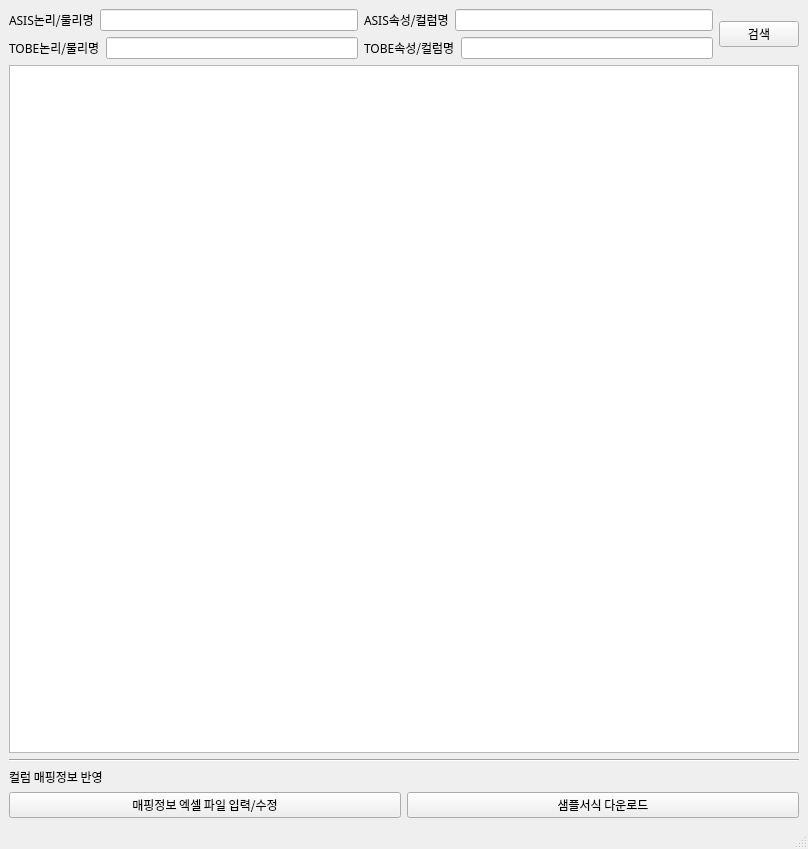
<?xml version="1.0" encoding="UTF-8"?>
<ui version="4.0">
 <class>MainWindow</class>
 <widget class="QMainWindow" name="MainWindow">
  <property name="geometry">
   <rect>
    <x>0</x>
    <y>0</y>
    <width>808</width>
    <height>849</height>
   </rect>
  </property>
  <property name="windowTitle">
   <string>MainWindow</string>
  </property>
  <widget class="QWidget" name="centralwidget">
   <layout class="QGridLayout" name="gridLayout">
    <item row="0" column="0">
     <layout class="QHBoxLayout" name="horizontalLayout_2">
      <item>
       <widget class="QLabel" name="label_3">
        <property name="font">
         <font>
          <family>굴림체</family>
         </font>
        </property>
        <property name="text">
         <string>ASIS논리/물리명</string>
        </property>
       </widget>
      </item>
      <item>
       <widget class="QLineEdit" name="lineASISTableEdit"/>
      </item>
      <item>
       <widget class="QLabel" name="label_4">
        <property name="font">
         <font>
          <family>굴림체</family>
         </font>
        </property>
        <property name="text">
         <string>ASIS속성/컬럼명</string>
        </property>
       </widget>
      </item>
      <item>
       <widget class="QLineEdit" name="lineASISColumnEdit"/>
      </item>
     </layout>
    </item>
    <item row="0" column="1" rowspan="2">
     <widget class="QPushButton" name="pushSearchButton">
      <property name="baseSize">
       <size>
        <width>0</width>
        <height>0</height>
       </size>
      </property>
      <property name="font">
       <font>
        <family>굴림체</family>
       </font>
      </property>
      <property name="text">
       <string>검색</string>
      </property>
     </widget>
    </item>
    <item row="1" column="0">
     <layout class="QHBoxLayout" name="horizontalLayout_3">
      <item>
       <widget class="QLabel" name="label_5">
        <property name="font">
         <font>
          <family>굴림체</family>
         </font>
        </property>
        <property name="text">
         <string>TOBE논리/물리명</string>
        </property>
       </widget>
      </item>
      <item>
       <widget class="QLineEdit" name="lineTOBETableEdit"/>
      </item>
      <item>
       <widget class="QLabel" name="label_6">
        <property name="font">
         <font>
          <family>굴림체</family>
          <italic>false</italic>
         </font>
        </property>
        <property name="text">
         <string>TOBE속성/컬럼명</string>
        </property>
       </widget>
      </item>
      <item>
       <widget class="QLineEdit" name="lineTOBEColumnEdit"/>
      </item>
     </layout>
    </item>
    <item row="2" column="0" colspan="2">
     <widget class="QTableWidget" name="tableWidget">
      <property name="font">
       <font>
        <family>굴림체</family>
       </font>
      </property>
     </widget>
    </item>
    <item row="3" column="0" colspan="2">
     <widget class="Line" name="line">
      <property name="orientation">
       <enum>Qt::Horizontal</enum>
      </property>
     </widget>
    </item>
    <item row="4" column="0">
     <widget class="QLabel" name="label">
      <property name="font">
       <font>
        <family>굴림체</family>
       </font>
      </property>
      <property name="text">
       <string>컬럼 매핑정보 반영</string>
      </property>
     </widget>
    </item>
    <item row="5" column="0" colspan="2">
     <layout class="QHBoxLayout" name="horizontalLayout">
      <item>
       <widget class="QPushButton" name="pushInputButton">
        <property name="font">
         <font>
          <family>굴림체</family>
         </font>
        </property>
        <property name="text">
         <string>매핑정보 엑셀 파일 입력/수정</string>
        </property>
       </widget>
      </item>
      <item>
       <widget class="QPushButton" name="pushSampleButton">
        <property name="font">
         <font>
          <family>굴림체</family>
         </font>
        </property>
        <property name="text">
         <string>샘플서식 다운로드</string>
        </property>
       </widget>
      </item>
     </layout>
    </item>
   </layout>
  </widget>
  <widget class="QMenuBar" name="menubar">
   <property name="geometry">
    <rect>
     <x>0</x>
     <y>0</y>
     <width>808</width>
     <height>21</height>
    </rect>
   </property>
  </widget>
  <widget class="QStatusBar" name="statusbar"/>
 </widget>
 <resources/>
 <connections/>
</ui>
